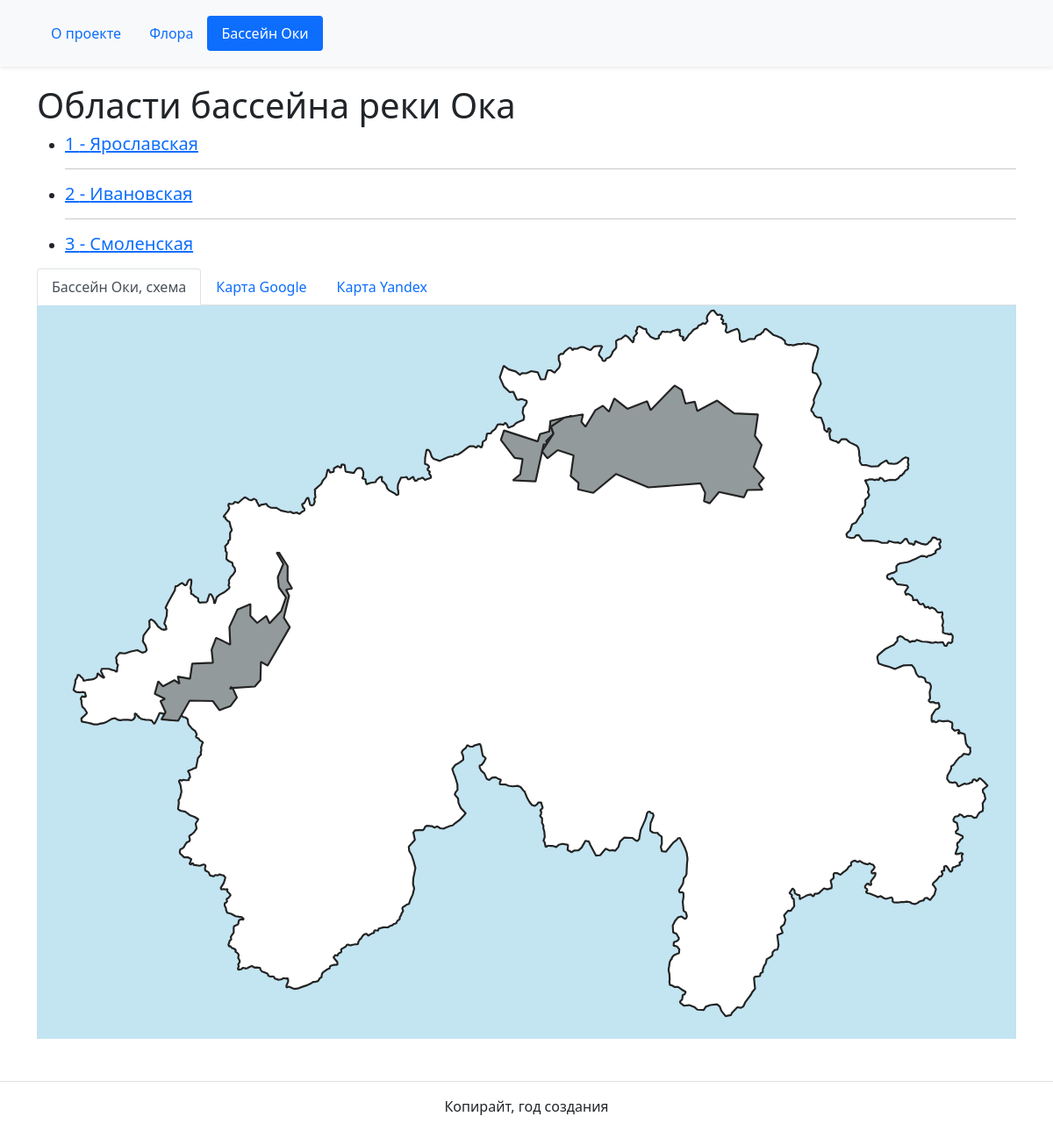
The app's page /oka_basin/, older data.
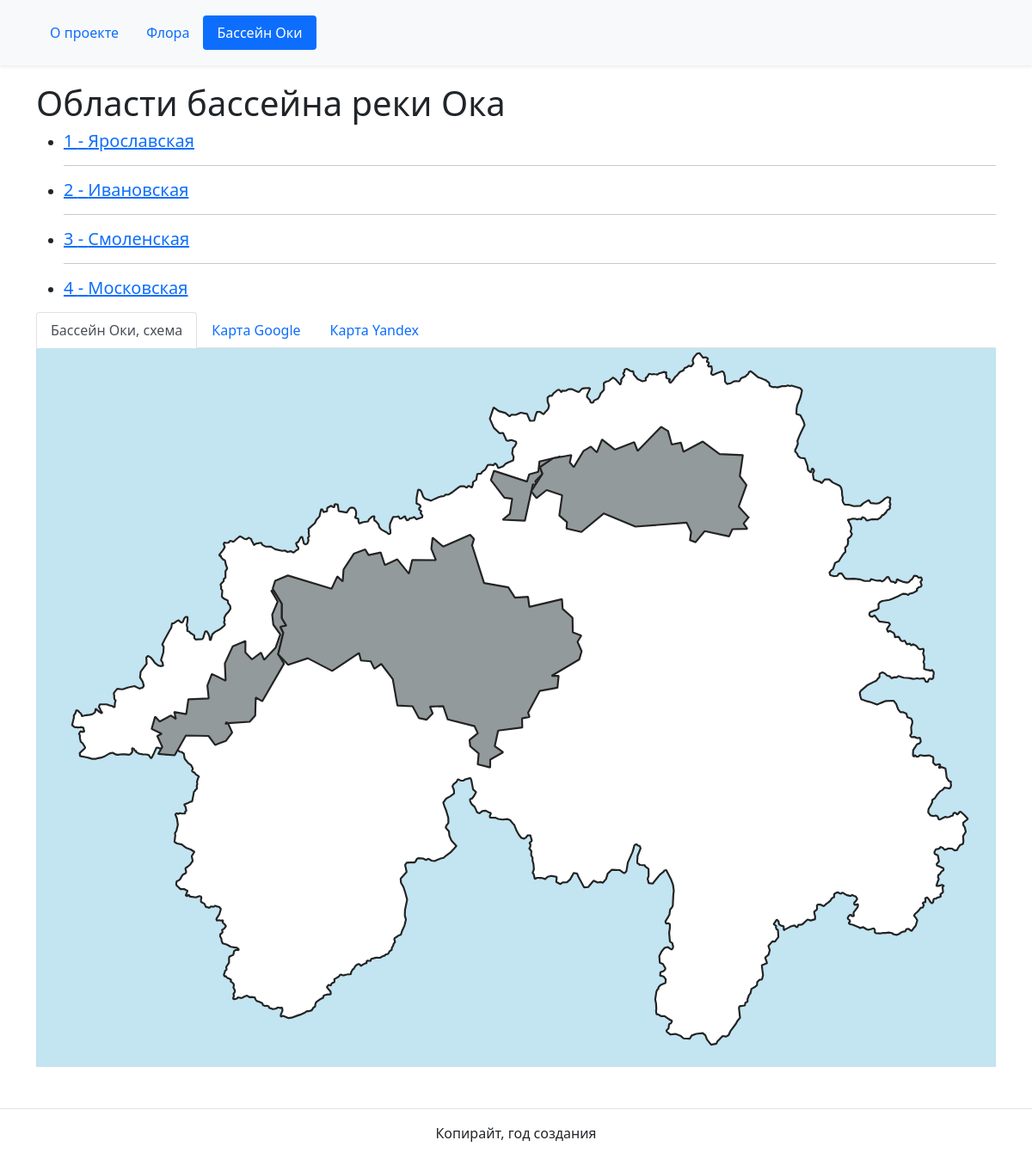
The same page, newer data.
### oka_basin/models.py (models this page shows, shortened)
class Region(models.Model):
    id = models.IntegerField(primary_key=True, verbose_name='Номер региона')
    name = models.CharField(max_length=30, unique=True, verbose_name='Название региона' )
    description = models.TextField(blank=True, default='', verbose_name='Описание')
    name_en = models.SlugField(blank=True, verbose_name='Название на английском')
    svg_path = models.TextField(blank=True, default='', verbose_name='Границы области, SVG path')

### oka_basin/views.py (the view)
# urls.py: path('', RegionListView.as_view(), name='regions'),
class RegionListView(ListView):
    template_name = 'oka_basin/regions.html'
    model = Region

### templates/oka_basin/regions.html (shortened to what this page needs)
{% extends "oka_basin/oka_basin_maps.html" %}
{% block oka_bassin_content %}
<h1>Области бассейна реки Ока</h1>
  <div class='container-regions'>
  <ul>
    {% for region in region_list %}
      <li><h5>
        <a href="{% url 'oka_basin:districts' region.name %}">
        {{ region.id }}  &dash;
        {{ region.name }} </a>
      </h5>
      </li>
      {% if not forloop.last %}
        <hr>
      {% endif %}
    {% endfor %}
  </ul>
</div>
{% endblock %}

### templates/oka_basin/oka_basin_maps.html (shortened to what this page needs)
{% extends "base.html" %}
{% block content %}
{% block oka_bassin_content %}{% endblock %}
<div class='container-map'>
  <ul class="nav nav-tabs" id="myTab" role="tablist">
    <li class="nav-item" role="presentation">
      <button class="nav-link active" id="scheme-tab" data-bs-toggle="tab" data-bs-target="#scheme" type="button" role="tab" aria-controls="scheme" aria-selected="true">Бассейн Оки, схема</button>
    </li>
    <li class="nav-item" role="presentation">
      <button class="nav-link" id="profile-tab" data-bs-toggle="tab" data-bs-target="#profile" type="button" role="tab" aria-controls="profile" aria-selected="false">Карта Google</button>
    </li>
    <li class="nav-item" role="presentation">
      <button class="nav-link" id="contact-tab" data-bs-toggle="tab" data-bs-target="#contact" type="button" role="tab" aria-controls="contact" aria-selected="false">Карта Yandex</button>
    </li>
  </ul>
  <div class="tab-content" id="myTabContent">
    <div class="tab-pane fade show active" id="scheme" role="tabpanel" aria-labelledby="scheme-tab">
    <div class="map-wrapper" style=" background-color:#c3e4f1">
 </div>
    </div>
  </div>
</div>
{% endblock %}

### templates/base.html (shortened to what this page needs)
{% load static %}
<!DOCTYPE html>
<html lang="ru">
  <head>
    <link rel="stylesheet" href="{% static 'css/bootstrap.min.css' %}">
  </head>
  <body>
    {% include "includes/header.html" %}
    <main class="pt-5 my-5">
      <div class="container">
      {% block content %}{% endblock %}
      </div>
    </main>
    {% include "includes/footer.html" %}
  </body>
</html>

### templates/includes/header.html (shortened to what this page needs)
{% load static %}
<header>
  <nav class="navbar navbar-expand-lg navbar-light bg-light fixed-top shadow-sm">
    <div class="container">
      <div class="collapse navbar-collapse" id="navbarNav">
        {% with request.resolver_match.view_name|slice:":3" as view_name %}
        <ul class="nav nav-pills">
          <li class="nav-item">
            <a
              class="nav-link {% if view_name == 'hom' %} active {% endif %}"
              href="{% url 'homepage:index' %}"
              >
              О проекте
            </a>
          </li>
          <li class="nav-item">
            <a
              class="nav-link
              {% if view_name == 'flo' %} active {% endif %}"
              href="{% url 'flora:families' %}"
              >
              Флора
            </a>
          </li>
          <li class="nav-item">
            <a
              class="nav-link {% if view_name == 'oka' %} active {% endif %}"
              href="{% url 'oka_basin:regions' %}"
            >
            Бассейн Оки
            </a>
          </li>
        </ul>
        {% endwith %}
      </div>
    </div>
  </nav>
</header>

### templates/includes/footer.html
<footer class="border-top text-center py-3">
  <p>Копирайт, год создания</p>
</footer>

Row changes from the older to the newer data that the page shows:
added Region: id "4", name "Московская"
